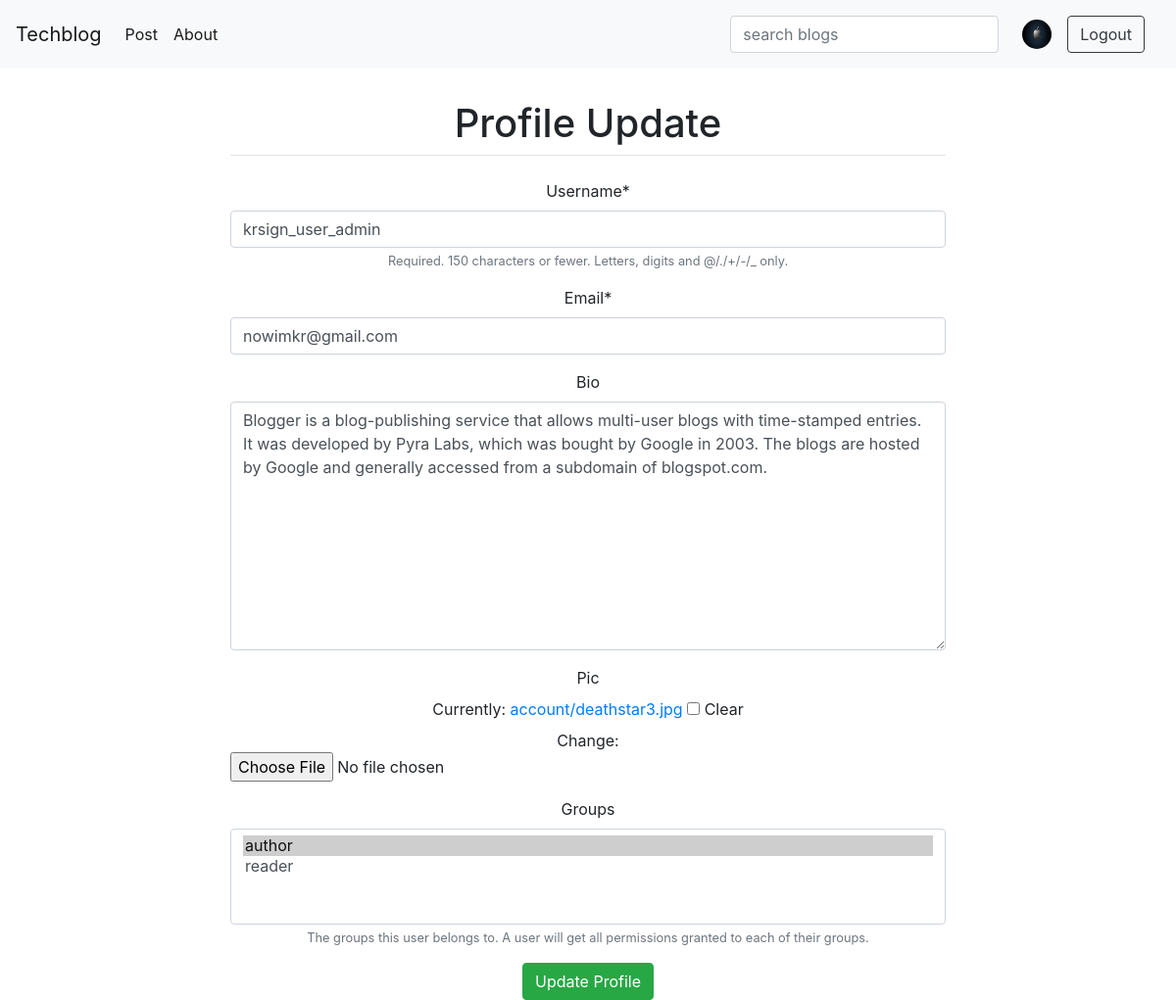
Before: /account/1 with the older database file.
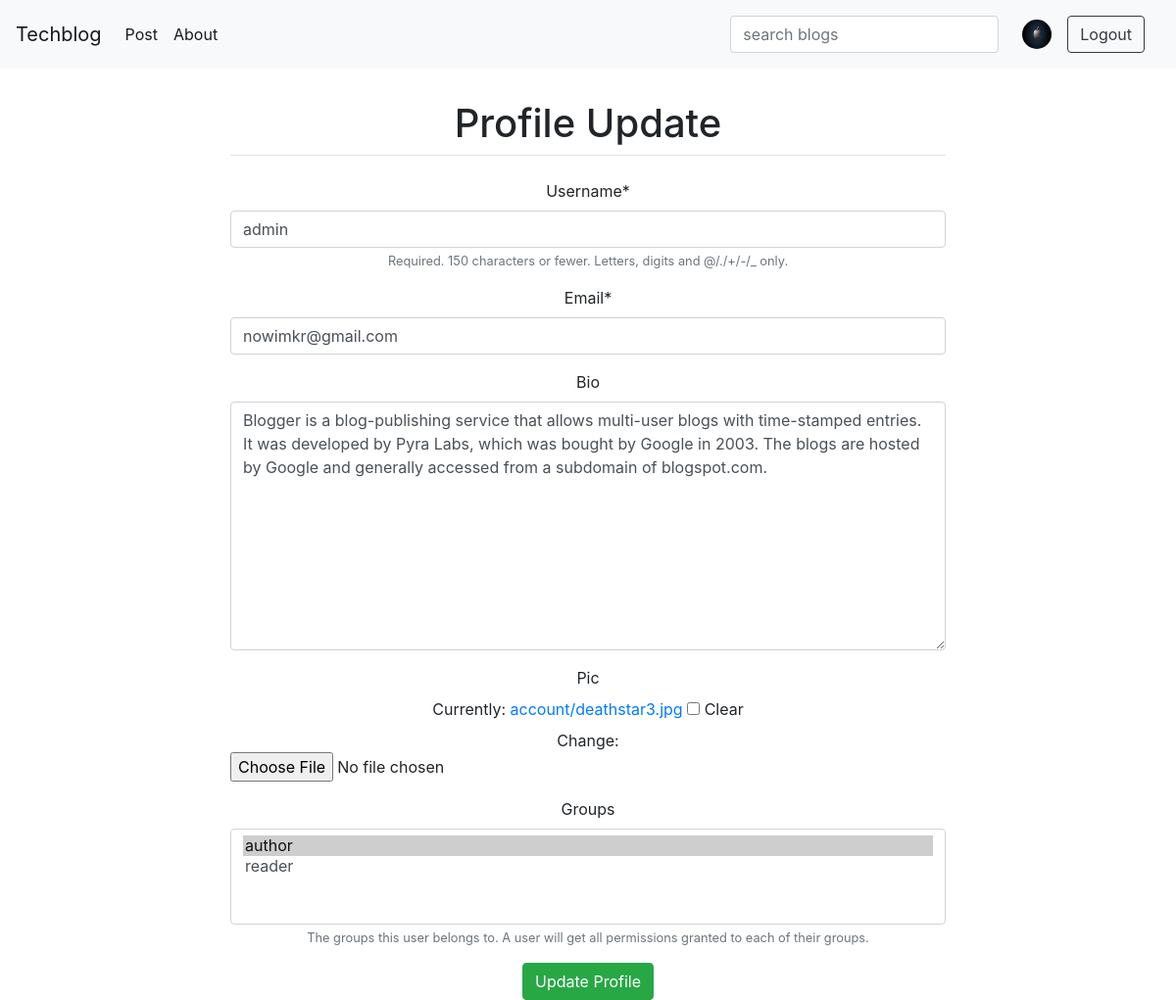
After: the same page with the newer database file.
### account/models.py (models this page shows, shortened)
class User(AbstractUser):
    email = models.EmailField(unique=True)
    pic = models.ImageField(upload_to='account/', blank=True)
    bio = models.TextField(blank=True)
    REQUIRED_FIELDS = ('email',)

### account/views.py (the view)
# urls.py: path('<int:id>', UserUpdate.as_view(), name='userupdate'),
class UserUpdate(UpdateView):
    model = get_user_model()
    form_class = UpdateForm
    pk_url_kwarg = 'id'
    template_name = 'registration/update.html'
    success_url = reverse_lazy('profile')

### account/forms.py
class UpdateForm(forms.ModelForm):
    class Meta:
        model = get_user_model()
        fields = ('username', 'email', 'bio', 'pic', 'groups')

### account/templates/registration/update.html (shortened to what this page needs)
{% extends 'blog/base.html' %}
{% load crispy_forms_tags %}
{% block extra_head %}
    <link rel="stylesheet" href="https://stackpath.bootstrapcdn.com/bootstrap/4.1.3/css/bootstrap.min.css">
{% endblock extra_head %}
{% block content %}
<div class="container">
    <div class="row justify-content-center">
        <div class="col-8">
            <h1 class="mt-2">Profile Update</h1>
            <hr class="mt-0 mb-4">
             <form method="POST" enctype="multipart/form-data">
                {{ form|crispy }}
                <input type="submit" class='btn btn-success' value="Update Profile">
            </form>
        </div>
    </div>
</div>
{% endblock %}

### blog/templates/blog/base.html (shortened to what this page needs)
{% load static %}
<!DOCTYPE html>
<html lang="en">
<head>
    <link rel="stylesheet" href="https://maxcdn.bootstrapcdn.com/bootstrap/4.0.0/css/bootstrap.min.css">
    <link rel="stylesheet" href="{% static 'blog/css/base.css' %}">
    {% block extra_head %}
    {% endblock %}
</head>
<body class="d-flex flex-column">
    <nav class="navbar navbar-expand-lg navbar-light bg-light fixed-top">
        <a class="navbar-brand" href="{% url 'home' %}">Techblog</a>
        <div class="collapse navbar-collapse" id="navbarSupportedContent">
            {% if user.is_authenticated %}
                <ul class="navbar-nav mr-auto">
                    <li class="nav-item active">
                        <a class="nav-link" href="{% url 'new-post' %}">Post<span class="sr-only">(current)</span></a>
                    </li>
                    <li class="nav-item active">
                        <a class="nav-link" href="{% url 'contact-us' %}">About <span class="sr-only">(current)</span></a>
                    </li>
                </ul>
                <form method="GET" action="" class="form-inline my-2 my-lg-0">
                    <input class="form-control mr-sm-2" type="text" name="q" type="text" value="{{ request.GET.q }}" placeholder="search blogs" aria-label="Search">
                </form>
                <a class="navbar-brand" href="#">
                    <a href="{% url 'profile' %}">
                        {% if user.pic %}
                        <img src="{{user.pic.url}}" width="30" height="30" class="rounded-circle" alt="">
                        {% else %}
                        <img src="https://encrypted-tbn0.gstatic.com/images?q=tbn%3AANd9GcTqVg_URh9Mvrm3NYaTlCUyiM7r382ohELc1g&usqp=CAU" width="30" height="30"
                            class="rounded-circle" alt="">
                        {% endif %}
                    </a>
                </a>
                <a class="nav-link disabled" href="{% url 'logout' %}"><button type="button" class="btn btn-outline-dark">Logout</button></a>
            {% endif %}
        </div>
    </nav>
    {% block content %}
    {% endblock %}
</body>
</html>

Changed rows visible on the page:
changed User "nowimkr@gmail.com": username "krsign_user_admin" → "admin"
